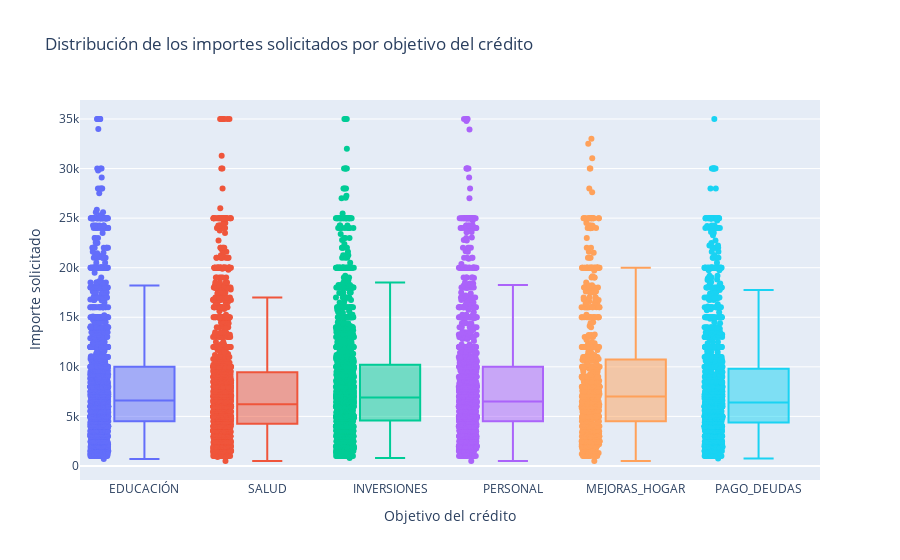

Notebook code cell kept with this figure:
### Markdown cell above
Distribución de los importes solicitados (`importe_solicitado`) por objetivo del crédito (`objetivo_credito`) en un gráfico de cajas.

### Code cell
# Gráfico de cajas por objetivo del crédito
box_importes_objetivo = px.box(
    df,
    x='objetivo_credito',
    y='importe_solicitado',
    title='Distribución de los importes solicitados por objetivo del crédito',
    points='all',  # Para mostrar todos los puntos individuales también
    color='objetivo_credito'  # Diferenciar colores por categoría
)

# Ajustar etiquetas
box_importes_objetivo.update_layout(
    xaxis_title='Objetivo del crédito',
    yaxis_title='Importe solicitado',
    showlegend=False 
)

box_importes_objetivo.show()

### Figure 1 — Plotly figure (JSON) as saved in the notebook; plotly's stock layout.template omitted (floating-point values rounded to 4 significant figures; data arrays with more than 128 entries replaced by an {"elided": "..."} marker saying what was removed)
{"data": [{"alignmentgroup": "True", "boxpoints": "all", "hovertemplate": "objetivo_credito=%{x}<br>importe_solicitado=%{y}<extra></extra>", "legendgroup": "EDUCACIÓN", "marker": {"color": "#636efa"}, "name": "EDUCACIÓN", "notched": false, "offsetgroup": "EDUCACIÓN", "orientation": "v", "showlegend": true, "type": "box", "x": {"elided": "2249 str values"}, "x0": " ", "xaxis": "x", "y": {"elided": "2249 int values"}, "y0": " ", "yaxis": "y"}, {"alignmentgroup": "True", "boxpoints": "all", "hovertemplate": "objetivo_credito=%{x}<br>importe_solicitado=%{y}<extra></extra>", "legendgroup": "SALUD", "marker": {"color": "#EF553B"}, "name": "SALUD", "notched": false, "offsetgroup": "SALUD", "orientation": "v", "showlegend": true, "type": "box", "x": {"elided": "1792 str values"}, "x0": " ", "xaxis": "x", "y": {"elided": "1792 int values"}, "y0": " ", "yaxis": "y"}, {"alignmentgroup": "True", "boxpoints": "all", "hovertemplate": "objetivo_credito=%{x}<br>importe_solicitado=%{y}<extra></extra>", "legendgroup": "INVERSIONES", "marker": {"color": "#00cc96"}, "name": "INVERSIONES", "notched": false, "offsetgroup": "INVERSIONES", "orientation": "v", "showlegend": true, "type": "box", "x": {"elided": "1686 str values"}, "x0": " ", "xaxis": "x", "y": {"elided": "1686 int values"}, "y0": " ", "yaxis": "y"}, {"alignmentgroup": "True", "boxpoints": "all", "hovertemplate": "objetivo_credito=%{x}<br>importe_solicitado=%{y}<extra></extra>", "legendgroup": "PERSONAL", "marker": {"color": "#ab63fa"}, "name": "PERSONAL", "notched": false, "offsetgroup": "PERSONAL", "orientation": "v", "showlegend": true, "type": "box", "x": {"elided": "1589 str values"}, "x0": " ", "xaxis": "x", "y": {"elided": "1589 int values"}, "y0": " ", "yaxis": "y"}, {"alignmentgroup": "True", "boxpoints": "all", "hovertemplate": "objetivo_credito=%{x}<br>importe_solicitado=%{y}<extra></extra>", "legendgroup": "MEJORAS_HOGAR", "marker": {"color": "#FFA15A"}, "name": "MEJORAS_HOGAR", "notched": false, "offsetgroup": "MEJORAS_HOGAR", "orientation": "v", "showlegend": true, "type": "box", "x": {"elided": "841 str values"}, "x0": " ", "xaxis": "x", "y": {"elided": "841 int values"}, "y0": " ", "yaxis": "y"}, {"alignmentgroup": "True", "boxpoints": "all", "hovertemplate": "objetivo_credito=%{x}<br>importe_solicitado=%{y}<extra></extra>", "legendgroup": "PAGO_DEUDAS", "marker": {"color": "#19d3f3"}, "name": "PAGO_DEUDAS", "notched": false, "offsetgroup": "PAGO_DEUDAS", "orientation": "v", "showlegend": true, "type": "box", "x": {"elided": "1613 str values"}, "x0": " ", "xaxis": "x", "y": {"elided": "1613 int values"}, "y0": " ", "yaxis": "y"}], "layout": {"boxmode": "overlay", "legend": {"title": {"text": "objetivo_credito"}, "tracegroupgap": 0}, "showlegend": false, "title": {"text": "Distribución de los importes solicitados por objetivo del crédito"}, "xaxis": {"anchor": "y", "categoryarray": ["EDUCACIÓN", "SALUD", "INVERSIONES", "PERSONAL", "MEJORAS_HOGAR", "PAGO_DEUDAS"], "categoryorder": "array", "domain": [0, 1], "title": {"text": "Objetivo del crédito"}}, "yaxis": {"anchor": "x", "domain": [0, 1], "title": {"text": "Importe solicitado"}}}}
